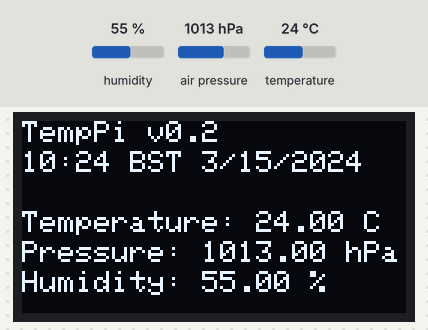
Recording of a program running on a simulated Raspberry Pi Pico running CircuitPython. On the bench: 128×64 one-colour display. The inputs (shaded band) are chosen by the test bench; at power-on: humidity 55 %, air pressure 1013 hPa, temperature 24 °C. The clock reads 2024-03-15 10:24:30 at power-on unless the program sets it.

Above: at 1.2 s.
1.3 s: humidity set to 22 %
At 3.0 s:
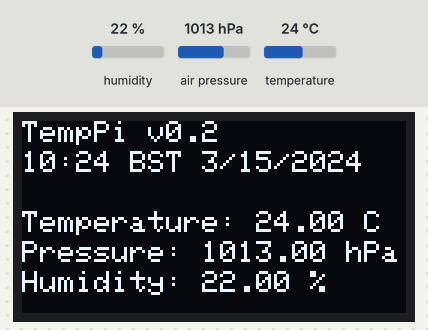
5.1 s: air pressure set to 952 hPa
At 6.2 s:
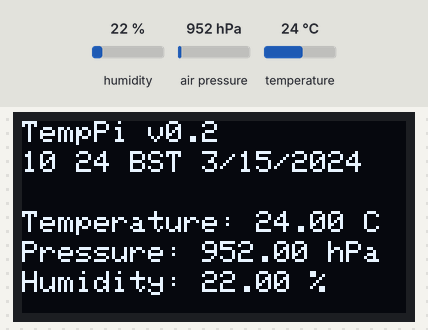
8.5 s: temperature set to 12 °C
At 10.2 s:
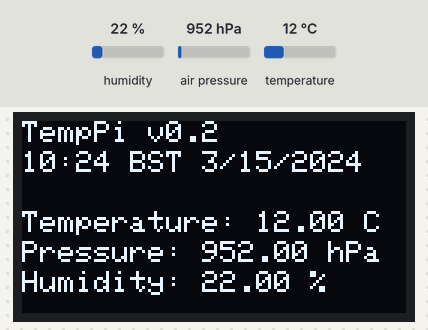
12.0 s: humidity set to 40 %
At 13.7 s:
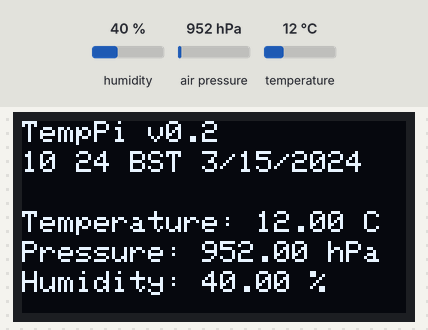
Timing chart, 0 to 15.2 s (numbered marks = the images above; inputs shaded):
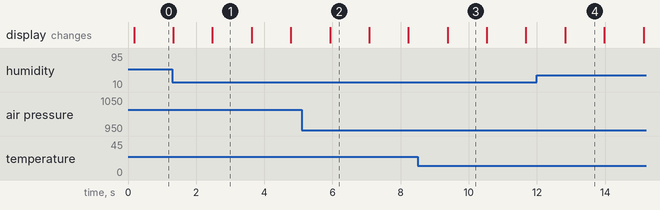

The program:

main.py
```python
#Importing libs
import time
import busio
import board
import adafruit_ssd1306
import adafruit_bme280
import adafruit_pcf8523

#Switch for the clock blinking colon
switch = True

#Defining display pins
sda_oled = board.GP14
scl_oled = board.GP15

#Defining display objects
i2c_oled = busio.I2C(scl_oled, sda_oled)
oled = adafruit_ssd1306.SSD1306_I2C(width=128, height=64, i2c=i2c_oled)

#Defining sensor pins
sda_bme = board.GP16
scl_bme = board.GP17

#Defining RTC pins
sda_rtc = board.GP20
scl_rtc = board.GP21

#Main loop
while True:

    #Initiliazing BME-280
    i2c_bme = busio.I2C(scl_bme, sda_bme)
    bme = adafruit_bme280.Adafruit_BME280_I2C(i2c_bme)
    #Formatting the temperature and rounding it 2 d.p. (e.g. 20.3 C => 20.30 C, 20.3456 C => 20.35 C)
    temp = "{:.2f}".format(bme.temperature)
    hum = "{:.2f}".format(bme.humidity)
    pres = "{:.2f}".format(bme.pressure)
    #Very important to deinit the I2C object or the bus can't be used
    i2c_bme.deinit()

    #Initiliazing RTC
    i2c_rtc = busio.I2C(scl_rtc, sda_rtc)
    rtc = adafruit_pcf8523.PCF8523(i2c_rtc)
    #Getting all the values
    hr = rtc.datetime.tm_hour
    min = rtc.datetime.tm_min
    sec = rtc.datetime.tm_sec
    yr = rtc.datetime.tm_year
    mon = rtc.datetime.tm_mon
    day = rtc.datetime.tm_mday

    #Check the string length and attach a zero in front of it if it's less than 2 (e.g. instead of 8:4 you get 08:40)
    if len(str(hr)) != 2:
        hr = "0" + str(hr)
    if len(str(min)) != 2:
        min = "0" + str(min)
    #Very important to deinit the I2C object or the bus can't be used
    i2c_rtc.deinit()


    oled.fill(0)
    oled.text("TempPi v0.2", 0, 0, 1)

    if switch:
        oled.text(str(hr) + ":" + str(min) + " BST " + str(mon) + "/" + str(day) + "/" + str(yr), 0, 10, 1)
        switch = False
    else:
        oled.text(str(hr) + " " + str(min) + " BST " + str(mon) + "/" + str(day) + "/" + str(yr), 0, 10, 1)
        switch = True

    oled.text("Temperature: " + str(temp) + " C", 0, 30, 1)
    oled.text("Pressure: " + str(pres) + " hPa", 0, 40, 1)
    oled.text("Humidity: " + str(hum) + " %", 0, 50, 1)
    oled.show()

    #Repeat in 1 second
    time.sleep(1)


    
```

Measured:
- after the input at 1.3 s, the display: first differs from a run without the input after 1.2 s (image 1)
- after the input at 5.1 s, the display: changes after 0.83 s (image 2)
- after the input at 8.5 s, the display: changes after 0.88 s (image 3)
- after the input at 12.0 s, the display: changes after 0.83 s (image 4)
